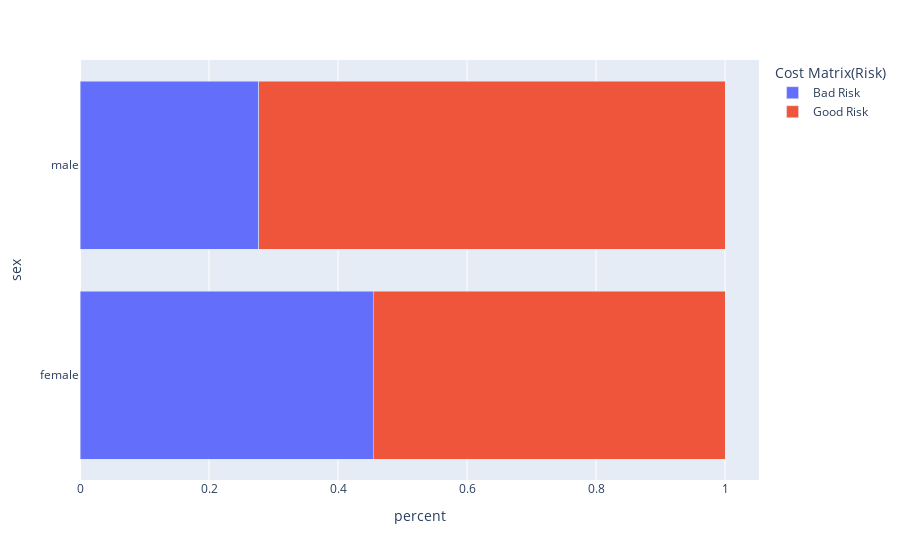

The code cell stored with this chart in its notebook:
### Code cell
dataset.plot("sex",norm = True)

### Figure 1 — Plotly figure (JSON) as saved in the notebook; plotly's stock layout.template omitted (floating-point values rounded to 4 significant figures)
{"data": [{"alignmentgroup": "True", "hovertemplate": "Cost Matrix(Risk)=Bad Risk<br>percent=%{x}<br>sex=%{y}<extra></extra>", "legendgroup": "Bad Risk", "marker": {"color": "#636efa"}, "name": "Bad Risk", "offsetgroup": "Bad Risk", "orientation": "h", "showlegend": true, "textposition": "auto", "type": "bar", "x": [0.4548, 0.2768], "xaxis": "x", "y": ["female", "male"], "yaxis": "y"}, {"alignmentgroup": "True", "hovertemplate": "Cost Matrix(Risk)=Good Risk<br>percent=%{x}<br>sex=%{y}<extra></extra>", "legendgroup": "Good Risk", "marker": {"color": "#EF553B"}, "name": "Good Risk", "offsetgroup": "Good Risk", "orientation": "h", "showlegend": true, "textposition": "auto", "type": "bar", "x": [0.5452, 0.7232], "xaxis": "x", "y": ["female", "male"], "yaxis": "y"}], "layout": {"barmode": "stack", "legend": {"title": {"text": "Cost Matrix(Risk)"}, "tracegroupgap": 0}, "margin": {"t": 60}, "xaxis": {"anchor": "y", "domain": [0, 1], "title": {"text": "percent"}}, "yaxis": {"anchor": "x", "domain": [0, 1], "title": {"text": "sex"}}}}
